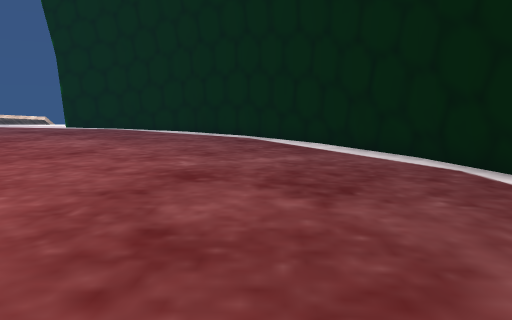
View 1 (above)

16 first-person views from a walk through a Unity game level. The camera is 1.2 m above the floor, tilts 8° down and sees 70° across. The floor is counted in squares, 0.84 m on a side. Each view is taken from the middle of a square. On the plan, view 1 faces up. The plan holds only what a view shows up to about 16 squares ahead; the rest is blank. The place goes on beyond the plan. The player is left out.

View 2
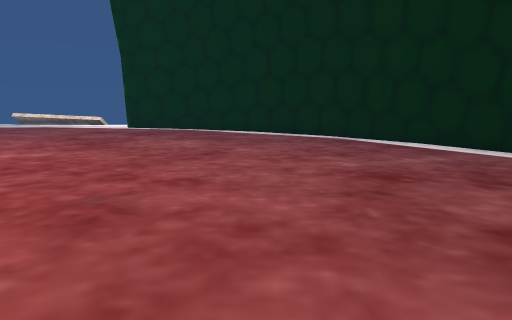

View 3
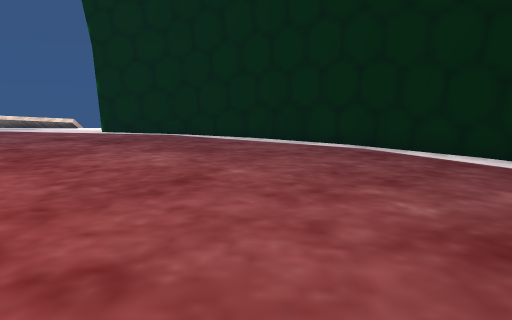

View 4
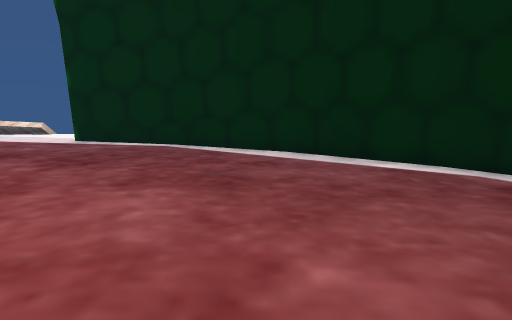

View 5
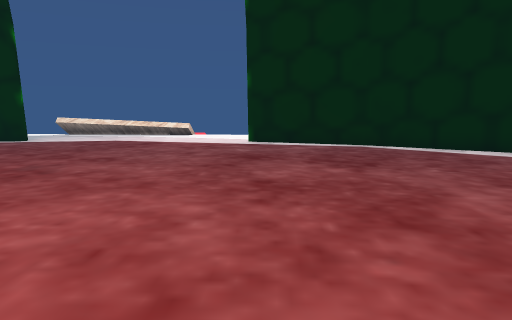

View 6
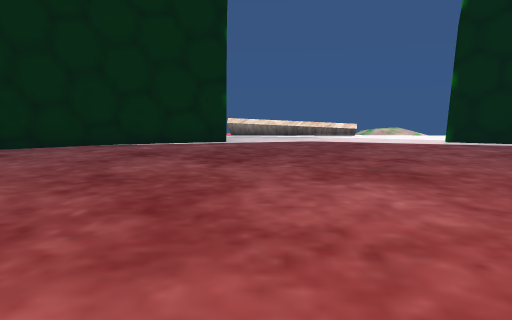

View 7
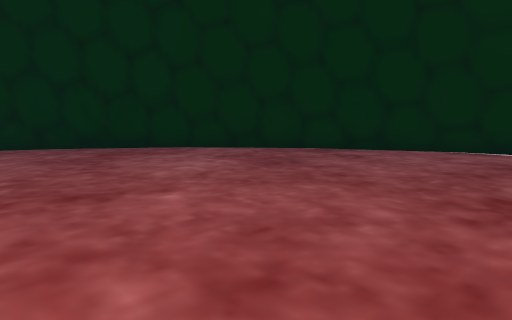

View 8
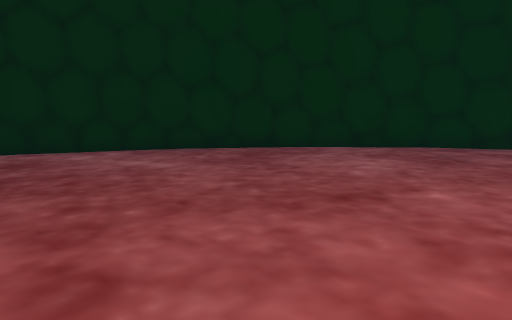

View 9
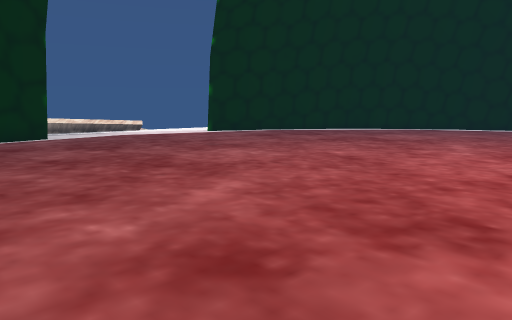

View 10
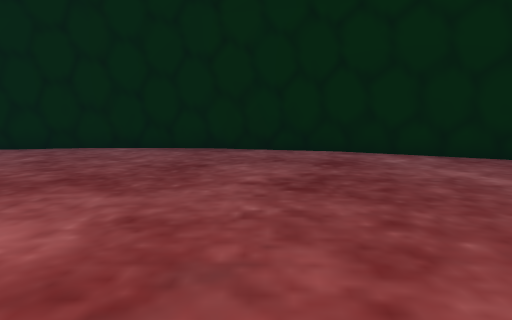

View 11
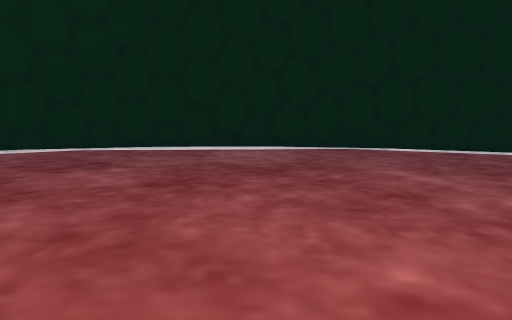

View 12
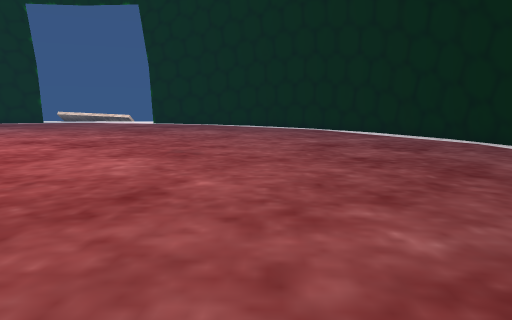

View 13
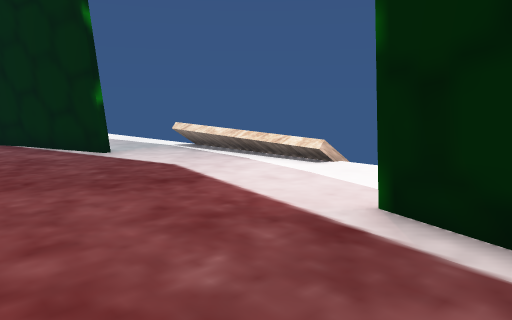

View 14
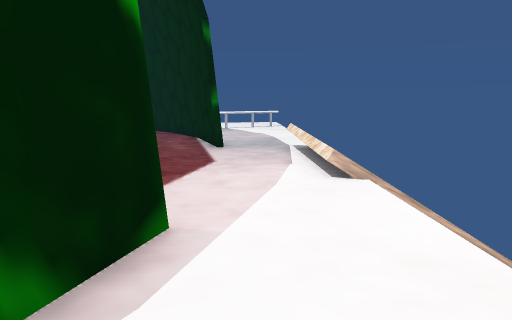

View 15
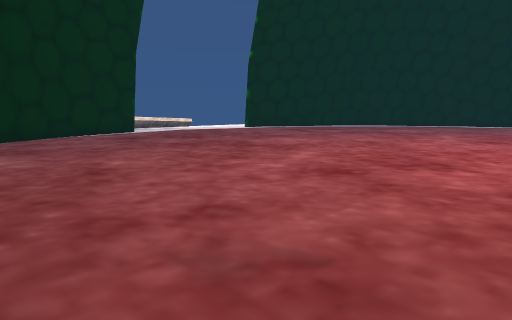

View 16
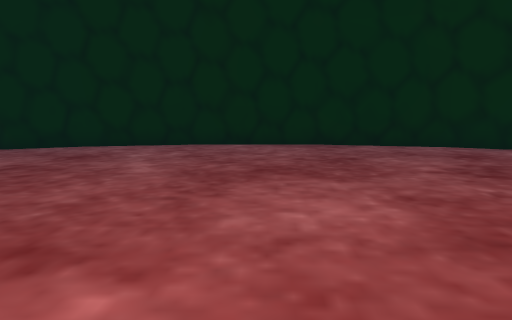

### Floor plan
Key: @ floor where view 1 was taken; # wall or solid block; . main floor; : floor 0.25 m higher than the main floor; / step, stairs or slope; = window, fence, low wall or low ledge.
Columns run from 39 left of view 1 to 6 right of it. Each row starts with its distance up from view 1.
 27               ::::///////:::::
 26               ::::==/:::::::::
 25                ::::::::::::::: :
 24                ::#:::::::::##:
 23               ####::::::::::####
 22             ###::::::::::::::::###
 21           ###::::::::::::::::::::###
 20          ##::::::::::::::::::::::::##
 19         ##::::::::::::::::::::::::::##
 18       ###:::::::::::::::::::::::::::..##
 17       #:::::::::::::::::::::::::::.....##
 16      #::::::::::::::::::::::::::........#
 15     ##::::::::::::::::::::::::...........#
 14    ##:::::::::::::::::::::::.............##
 13    #::::::::::::::::::::::................#
 12   ##::::::::::::::::::::...................#
 11   #:::::::::::::::::::.....................##
 10  ##:::::::::::::::::........................#
  9  #:::::::::::::::...........................#
  8  #:::::::::::::.............................##
  7 ##:::::::::::................................#
  6 #::::::::::...........     ..................#
  5 #::::::::........          ..................#
  4 #::::::......               .................#
  3 #::::........ .              ................#
  2 #::..........                ................#
  1 #............                 ...............#
  0 #...........                   ........@.....#
 -1 #.........                     ..............#
 -2 #.......                        .............#
 -3 #......                         .............#
 -4 ##....                           ..... ......#
 -5 ##..                                     ...##
 -6  #                                 .      ..#

Where each view was taken, in squares from view 1:
view 1: 0 up, 0 right, facing up
view 2: 0 up, 4 left, facing up
view 3: 4 up, 4 left, facing up
view 4: 9 up, 5 left, facing up
view 5: 9 up, 12 left, facing up
view 6: 9 up, 20 left, facing up
view 7: 10 up, 22 left, facing up-left
view 8: 7 up, 25 left, facing up-left
view 9: 6 up, 26 left, facing up-right
view 10: 7 up, 26 left, facing left
view 11: 2 up, 8 left, facing right
view 12: 6 down, 4 left, facing up
view 13: 19 up, 10 left, facing up-left
view 14: 25 up, 8 left, facing left
view 15: 4 up, 31 left, facing up-right
view 16: 3 up, 25 left, facing left
